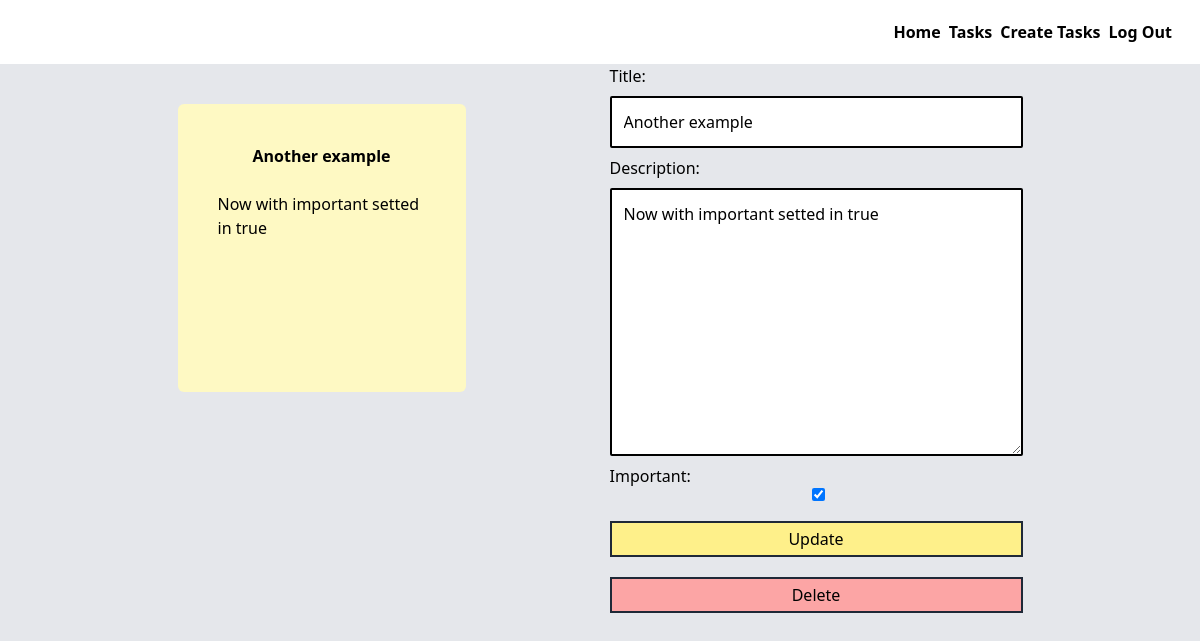
Page /tasks/update/5 (signed in) on the committed database.
### tasks/models.py (models this page shows)
class Tasks(models.Model):
    title = models.CharField(max_length=100)
    description = models.TextField()
    created = timezone.now
    completed = models.BooleanField(default=False)
    important = models.BooleanField(default=False)
    user = models.ForeignKey(User, on_delete=models.CASCADE, default='undefined')

### tasks/views.py (the view)
# urls.py: path('tasks/update/<int:task_id>', views.update_task, name='modify_task'),
@login_required
def update_task(request, task_id):
    if request.method == 'GET':
        task = get_object_or_404(Tasks, pk=task_id, user=request.user)
        form = TaskForm(instance=task)
        return render(request, 'updateTask.html', {
            "form": form,
            "task": task
        })
    task = get_object_or_404(Tasks, pk=task_id, user=request.user)
    update = TaskForm(request.POST ,instance=task)
    update.save()
    return redirect('tasks')

### tasks/forms.py
class TaskForm(forms.ModelForm):
    class Meta():
        model = Tasks
        fields = ['title', 'description', 'important']
        widgets = {
            "title": forms.TextInput(attrs={"class": "border-black border-2 border-solid rounded-sm my-2 p-3"}),
            "description": forms.Textarea(attrs={"class": "border-black border-2 border-solid rounded-sm my-2 p-3"}),
            "important": forms.CheckboxInput(attrs={"class": "ml-1 inline-block"})
        }

### tasks/templates/updateTask.html (shortened to what this page needs)
{% extends 'layout.html' %}
{% block body %}
    <main class="flex flex-row justify-center m-auto w-max gap-36">
        <section>
            <article class="block h-72 bg-yellow-100 p-10 my-10 rounded-md w-72">
                <h3 class="text-center font-bold">{{task.title}}</h2>
                <p class="pt-6">{{task.description}}</p>
            </article>
        </section>
        <section class="w-max mx-auto">
            <form method="POST" class="flex flex-col align-start">
                {{form}}
                <button class="border-gray-800 border-2 border-solid w-full py-1 bg-yellow-200 my-5">Update</button>
            </form>
            <form action="{% url 'delete_task' task.id %}" method="POST" >
                <button class="border-gray-800 border-2 border-solid w-full py-1 bg-red-300">Delete</button>
            </form>
        </section>
    </main>
{% endblock %}

### rows in the picture
Tasks: title "Another example", description "Now with important setted in true", important "☑"
